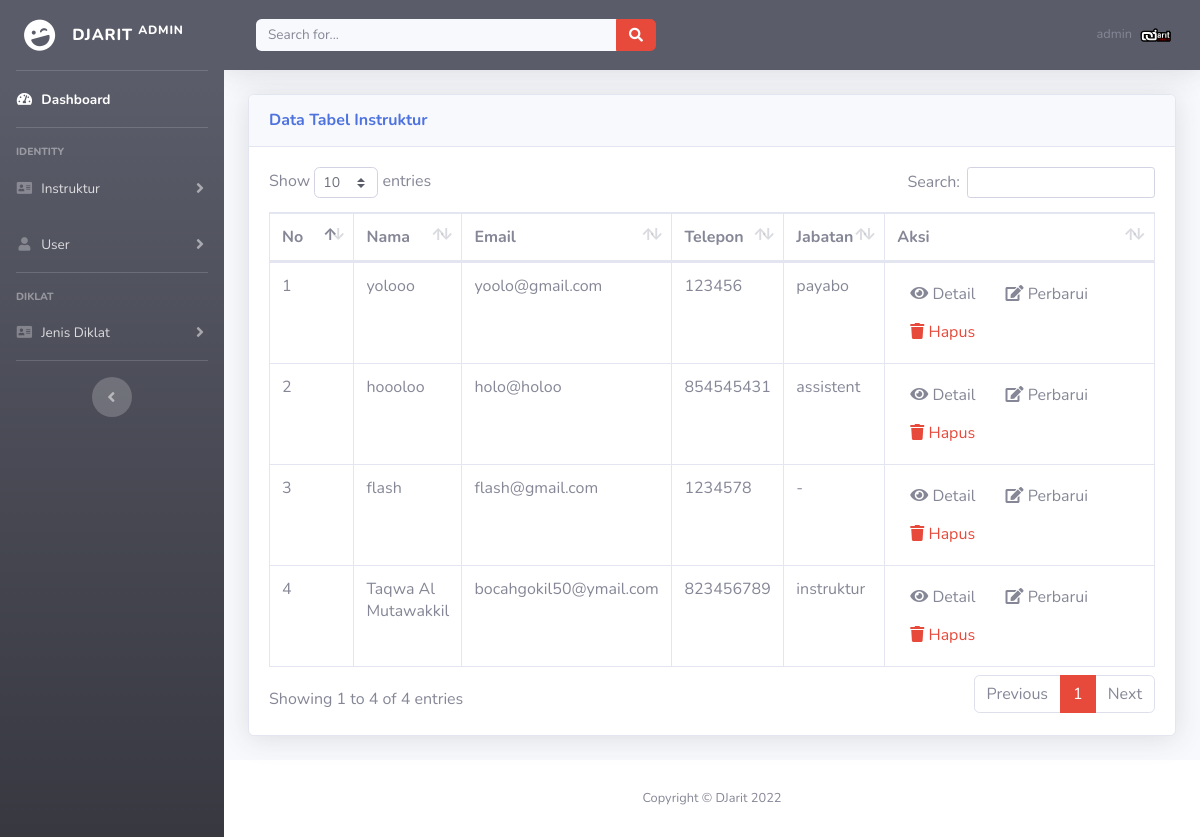
Page /views/admin/instruktur_list.php (signed in) on the committed database.
### tables this page shows
CREATE TABLE `tb_instruktur` (
  `id` int(12) NOT NULL,
  `nama` varchar(50) NOT NULL,
  `email` varchar(50) NOT NULL,
  `telepon` int(20) NOT NULL,
  `jabatan` varchar(20) NOT NULL,
  `id_diklat` int(12) NOT NULL,
  `no_ktp` varchar(30) NOT NULL,
  `file_ktp` varchar(120) NOT NULL DEFAULT 'ktp.jpg',
  `no_npwp` varchar(30) NOT NULL,
  `file_npwp` varchar(120) NOT NULL DEFAULT 'npwp.jpg',
  `cv` text NOT NULL,
  `alamat` text NOT NULL,
  `foto` varchar(120) NOT NULL DEFAULT 'foto.jpg'
);

### views/admin/instruktur_list.php (the view, shortened to what this page needs)
</html>
<!DOCTYPE html>
<html lang="en">
<?php include "_partials/head.php"?>
<body id="page-top">
  <div id="wrapper">
    <?php include "_partials/sidebar.php"?>
    <div id="content-wrapper" class="d-flex flex-column">
      <div id="content">
        <?php include "_partials/topbar.php"?>
        <div class="container-fluid">
          <div class="card shadow mb-4">
            <div class="card-header py-3">
              <h6 class="m-0 font-weight-bold text-primary">Data Tabel Instruktur</h6>
            </div>
            <div class="card-body">
              <div class="table-responsive">
                <table class="table table-bordered" id="dataTable" width="100%" cellspacing="0">
                  <thead>
                    <tr>
                      <th width="50px">No</th>
                      <th>Nama</th>
                      <th>Email</th>
                      <th>Telepon</th>
                      <th>Jabatan</th>
                      <th width="300px">Aksi</th>
                    </tr>
                  </thead>
                  <tbody id="show_data">
                    <?php
                    $no = 1;
                    $query = mysqli_query($koneksi, 'SELECT * FROM tb_instruktur');
                    while ($data = mysqli_fetch_array($query)) {
                    ?>
                    <tr>
                      <td>
                        <?php echo $no++ ?>
                      </td>
                      <td>
                        <?php echo $data['nama'] ?>
                      </td>
                      <td>
                        <?php echo $data['email'] ?>
                      </td>
                      <td>
                        <?php echo $data['telepon'] ?>
                      </td>
                      <td>
                        <?php echo $data['jabatan'] ?>
                      </td>
                      <td width="200px">
                         <a href="javascript:;" data="<?php echo $data['id']?>"
							           class="btn btn-small item_detail"><i class="fas fa-eye"></i> Detail</a>
                         <a href="<?=SERVER.'views/admin/instruktur_edit_form.php?data='.$data['id']?>"
                         class="btn btn-small"><i class="fas fa-edit"></i> Perbarui</a>
                         <?php $url_bro = SERVER.'controller/admin/delete_instruktur.php?data='.$data['id'];?>
                         <a onclick="deleteConfirm('<?= $url_bro?>')"
                            href="#!" class="btn btn-small text-danger"><i class="fas fa-trash"></i> Hapus</a>
                      </td>
                    </tr>
                    <?php } ?>
                  </tbody>
                </table>
              </div>
            </div>
          </div>
        </div>
      </div>
      <?php include "_partials/footer.php"?>
    </div>
  </div>
</body>
</html>

### rows in the picture
tb_instruktur: nama "yolooo", email "yoolo@gmail.com", telepon "123456", jabatan "payabo"
tb_instruktur: nama "hoooloo", email "holo@holoo", telepon "854545431", jabatan "assistent"
tb_instruktur: nama "flash", email "flash@gmail.com", telepon "1234578", jabatan "-"
tb_instruktur: nama "Taqwa Al Mutawakkil", email "bocahgokil50@ymail.com", telepon "823456789", jabatan "instruktur"

### other values in the picture
$_SESSION['username'] "admin"
